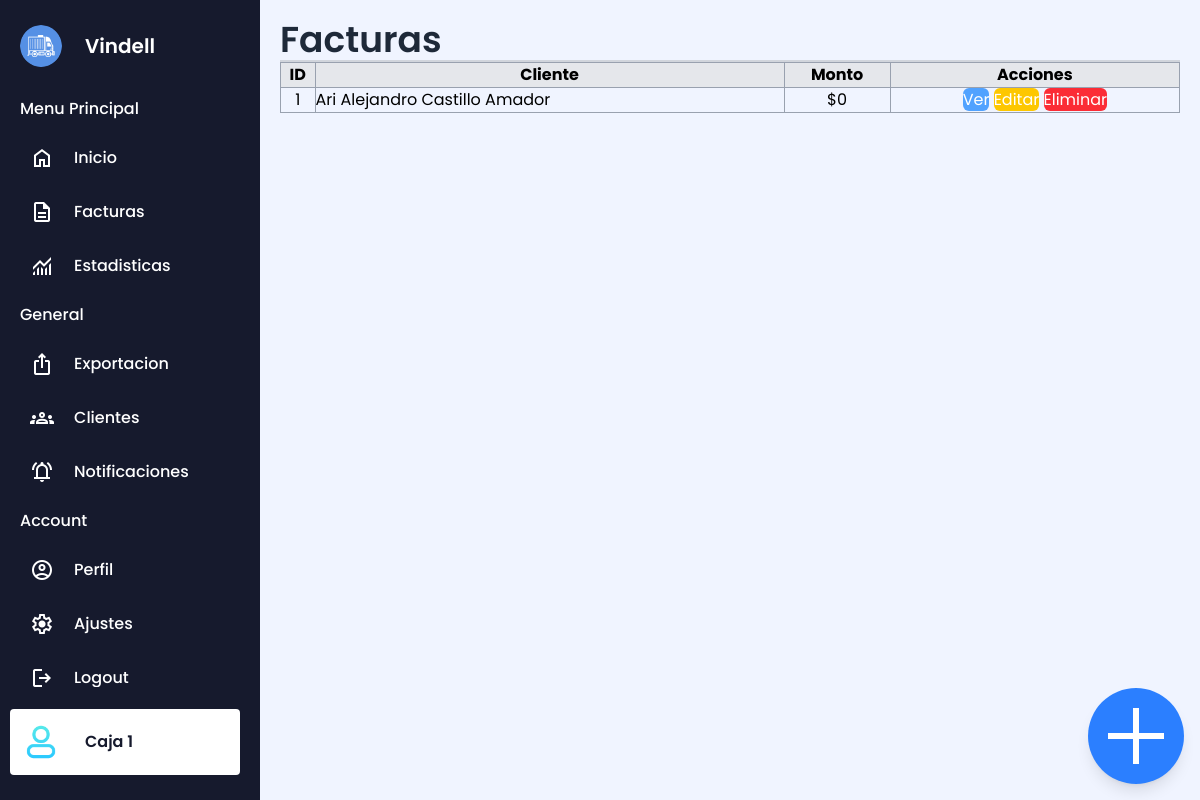
The page /facturas/ on the database as committed earlier.
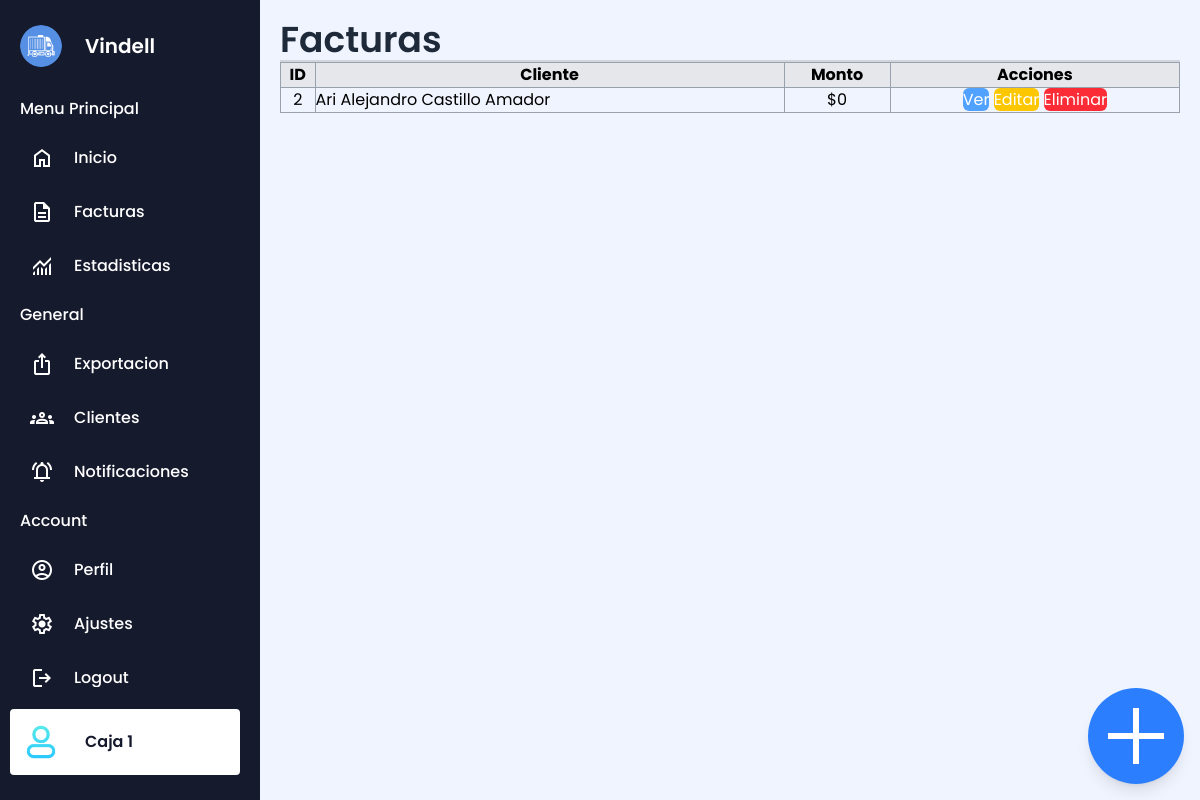
The same page on the database as committed later.
### facturas/models.py (models this page shows, shortened)
class Invoice(models.Model):
    ESTADOS_FACTURA = [
        ('pendiente', 'Pendiente'),
        ('pagado', 'Pagado'),
        ('cancelado', 'Cancelado'),
    ]
    INVOICE_TYPES = [
        ('Ingreso', 'Ingreso'),
        ('Egreso', 'Egreso'),
        ('Caja', 'Caja'),
    ]
    client = models.ForeignKey(Client, related_name="invoices", on_delete=models.CASCADE)
    emitted_date = models.DateField(default=now)
    expire_date = models.DateField(null=True, blank=True)
    service = models.ManyToManyField(Service, related_name="invoices")
    state = models.CharField(max_length=10, choices=ESTADOS_FACTURA, default='pagado')
    invoice_type = models.CharField(max_length=10, choices=INVOICE_TYPES, default='Ingreso')
    print_number = models.PositiveIntegerField(default=0)
    created_at = models.DateTimeField(auto_now_add=True)
    description = models.TextField(blank=True, null=True)
    @property
    def calc_total(self):
        return sum(service.price for service in self.service.all())

class Client(models.Model):
    name = models.CharField(max_length=100)
    address = models.CharField(max_length=200, blank=True, null=True)
    phone = models.CharField(
        max_length=15,
        blank=True,
        null=True,
        validators=[RegexValidator(regex=r'^\d{7,15}$', message="Número inválido")]
    )
    ruc = models.CharField(max_length=13, default="None")
    def __str__(self):
        return self.name

### facturas/views.py (the view)
# urls.py: path('', views.invoice_list, name='invoice_list'),
def invoice_list(request):
    facturas = Invoice.objects.all()
    return render(request, 'facturas/invoices_list.html', {'invoices': facturas})

### facturas/templates/facturas/invoices_list.html (shortened to what this page needs)
{% extends 'facturas/base.html' %}
{% block content %}
<h1 class="text-4xl font-semibold text-gray-800 border-b-2 border-gray-300 pb-2">Facturas</h1>
<table class="table-auto border-collapse border border-gray-300 w-full mt-4">
    <thead>
        <tr class="bg-gray-200">
            <th class="border border-gray-400 px-4 py-2">ID</th>
            <th class="border border-gray-400 px-4 py-2">Cliente</th>
            <th class="border border-gray-400 px-4 py-2">Monto</th>
            <th class="border border-gray-400 px-4 py-2">Acciones</th>
        </tr>
    </thead>
    <tbody>
        {% for invoice in invoices %}
        <tr class="hover:bg-gray-100">
            <td class="border border-gray-400 px-4 py-2 text-center">{{ invoice.id }}</td>
            <td class="border border-gray-400 px-4 py-2">{{ invoice.client }}</td>
            <td class="border border-gray-400 px-4 py-2 text-center">${{ invoice.calc_total }}</td>
            <td class="border border-gray-400 px-4 py-2 text-center space-x-2">
                <a href="{% url 'invoice_detail' invoice.id %}" class="bg-blue-400 text-white px-3 py-1 rounded-md hover:bg-blue-500">Ver</a>
                <a href="{% url 'edit_invoice' invoice.id %}" class="bg-yellow-400 text-white px-3 py-1 rounded-md hover:bg-yellow-500">Editar</a>
                <a href="{% url 'delete_invoice' invoice.id %}" class="bg-red-500 text-white px-3 py-1 rounded-md hover:bg-red-600">Eliminar</a>
            </td>
        </tr>
        {% endfor %}
    </tbody>
</table>
<a href="{% url 'create_invoice' %}"
   class="fixed bottom-4 right-4 bg-blue-500 text-white p-4 rounded-full shadow-lg hover:bg-blue-600 transition flex items-center justify-center">
   <span class="material-symbols-outlined" style="font-size: 6rem;">add</span>
</a>
{% endblock %}

Rows that differ between the two databases and show on the page:
removed Invoice: id "1", client "Ari Alejandro Castillo Amador", calc_total "0"
added Invoice: id "2", client "Ari Alejandro Castillo Amador", calc_total "0"
